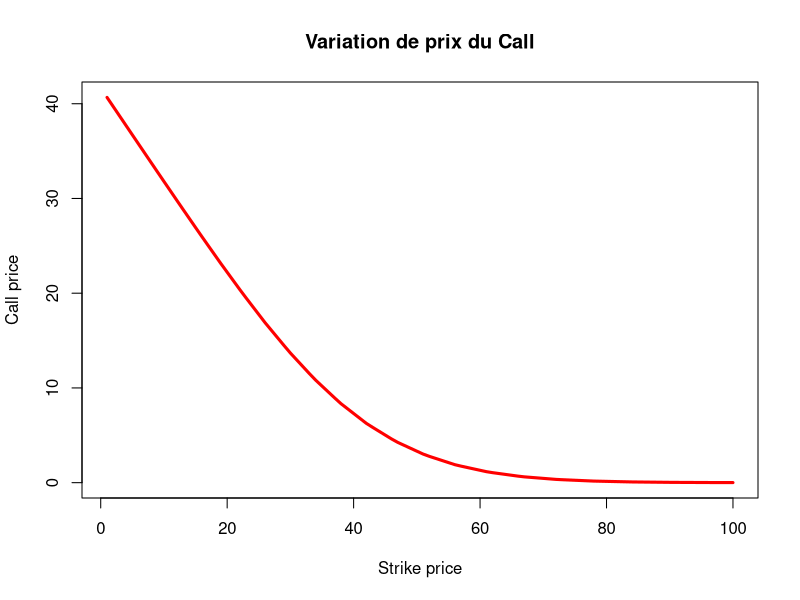
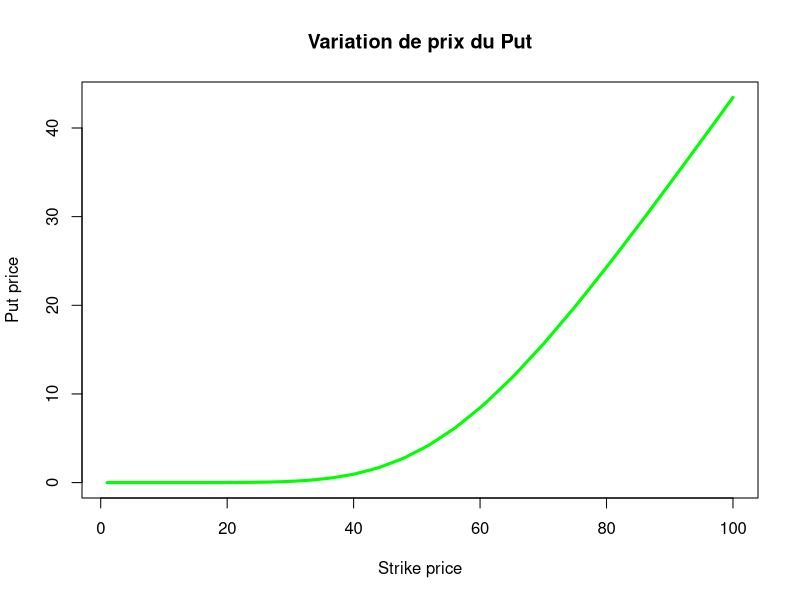

Write R code to recreate these figures, in order.
###
### Equipe 3 : Cayenna Sarah Khoulalene, Aziel Honore Agossou, Mustapha Bouhsen
###

###
## Question 2
###

# Fonction qui calculer le prix Call Euro
call_p <- function(t, n, s, k, r, sigma)
{
    m <- 0:n
    S <- 1:(n+1)
    p <- 1:(n+1)
    
    
    u <- exp(r/n + sigma*sqrt(t/n))
    d <- exp(r/n - sigma*sqrt(t/n))
    q <- (exp(r*(t/n)) - d) / (u - d)
    
    for(i in 1:(n+1))
    {
        S[i] <- max(s*(u)^(m[i])*(d)^(n - m[i]) - k , 0)
        p[i] <- dbinom(m[i], n , q)
      
    }
    
    resultat <- 0
    
    resultat <- sum(p*S) * exp(-r*t)
    
    resultat
}

call_p(1, 52, 100, 110, 0.0112, 0.1564)


# Fonction qui calcule le prix Put Euro
put_p <- function(t, n, s, k, r, sigma)
{
    m <- 0:n
    S <- 1:(n+1)
    p <- 1:(n+1)
    
    
    u <- exp(r/n + sigma*sqrt(t/n))
    d <- exp(r/n - sigma*sqrt(t/n))
    q <- (exp(r*(t/n)) - d) / (u - d)
    
    for(i in 1:(n+1))
    {
        S[i] <- max(k - s*(u)^(m[i])*(d)^(n - m[i]) , 0)
        p[i] <- dbinom(m[i], n , q)
        
    }
    
    resultat <- 0
    
    resultat <- sum(p*S) * exp(-r*t)
    
    resultat
}

put_p(1, 52, 100, 95, 0.0112, 0.1564)



# Simulation de 5000 

u <- exp(0.0112/52 + 0.1564*sqrt(1/52))
d <- exp(0.0112/52 - 0.1564*sqrt(1/52))
q <- (exp(0.0112/52) - d) / (u - d)

m <- matrix(nrow = 5000, ncol = 53)
m[,1] <- 100
for(i in 1:5000)
{
    for(j in 2:53)
    {
       I <-rbinom(1, 1, q)
       m[i, j] <- m[i, j - 1]*(u^I)*(d^(1 - I))
       
    }
    
}

# Call Asian

moyenne_arithm <- 1:5000

for(i in 1:5000)
{
    moyenne_arithm[i] <- max(mean(m[i,])-110, 0)
}

mean(moyenne_arithm) * exp(-0.0112)

# Put Asian

moyenne_arithm_1 <- 1:5000

for(i in 1:5000)
{
    moyenne_arithm_1[i] <- max(95 - mean(m[i,]), 0)
    
}

mean(moyenne_arithm_1) * exp(-0.0112)

# Put avec Barriere de 105

barriere <- 1:5000
m_1 <- m

for(i in 1:5000)
{
    if(any(m_1[i,] >= 105))
    {
        m_1[i,] <- 0
    }
    
    if(m_1[i,53] != 0)
    {
        m_1[i,53] <- max(95 - m_1[i,53] , 0)
    }
    
}

mean(m_1[,53]) * exp(-0.0112)


###
## Question 3
###

call_1 <- 1:100
put_1 <- 1:100

for(i in 1:100)
{
    call_1[i] <- call_p(1, 52, 100, i + 59, 0.0112, 0.1564)
    put_1[i] <- put_p(1, 52, 100, i + 45 , 0.0112, 0.1564)
    
}

plot(call_1, type="l", col="red", lwd=3, xlab="Strike price", ylab="Call price", main="Variation de prix du Call")
plot(put_1, type="l", col="green", lwd=3, xlab="Strike price", ylab="Put price", main="Variation de prix du Put")


###
## Question 5
###

## Pour le Call 

# B-S
d_1 <- (log(100/110) + (0.0112 + 0.1564^2/2))/0.1564
d_2 <- d_1 - 0.1564
100*pnorm(d_1) - 110*exp(-0.0112)*pnorm(d_2)

# Delta 
pnorm(d_1)

# Gamma
dnorm(d_1)/(100*0.1564)

# Vega
100*dnorm(d_1)/100

# Theta
(-0.0112*110*exp(-0.0112)*pnorm(d_2) - (110*exp(-0.0112)*dnorm(d_2)*0.1564)/2)/365

# Rho
(110*exp(-0.0112)*pnorm(d_2))/100

# Psi
(-100*pnorm(d_1))/100


## Pour le  Put 

# B-S

d1 <- (log(100/95) + (0.0112 + 0.1564^2/2))/0.1564
d2 <- d1 - 0.1564

95*exp(-0.0112)*pnorm(-d2) - 100*pnorm(-d1)

# Delta
-pnorm(-d1)

# Gamma
dnorm(d1)/(100*0.1564)

# Vega
100*dnorm(d1)/100

# Theta
(-0.0112*95*exp(-0.0112)*pnorm(d2) - (95*exp(-0.0112)*dnorm(d2)*0.1564)/2 + 0.0112*95*exp(-0.0112))/365

# Rho
-95*exp(-0.0112)*pnorm(-d2)/100

# Psi
100*pnorm(-d1)/100


